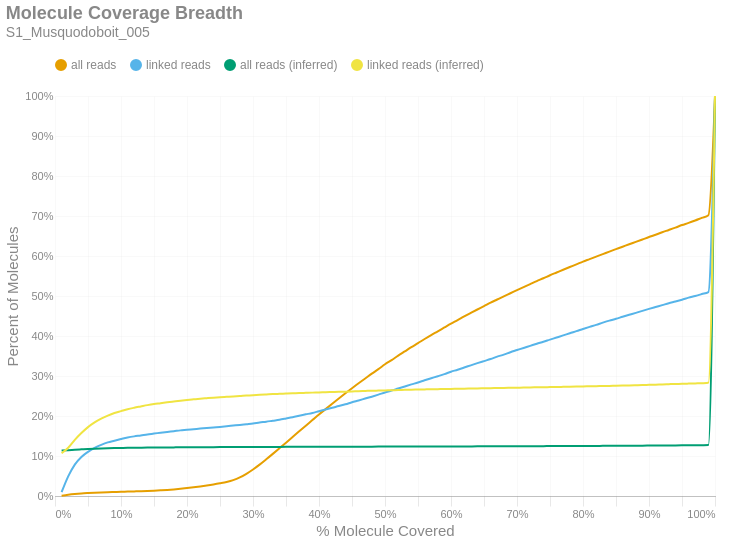

The cell this chart's notebook holds for it:
### Markdown cell above
### Molecule Read Coverage
This chart shows molecule coverage breadth as computed by the number of bases aligned to that molecule. In other words, "*how much of each unique long molecule is actually sequenced/aligned?*" Keep in mind there is a distinction between sequences and alignments, since some sequences belonging to a particular molecule may not align well and wouldn't appear in the alignment data. This chart also shows molecule coverage breadth as computed by the *inferred fragment* from which the aligned sequences originate. Unlike read coverage, this calculation takes into account the total insert size, including unsequenced gaps between the forward and reverse reads. Like the previous figures, these are cumulative percents.

### Code cell
if SKIPLR:
    print_html(f"Skipped")
else:
    binned_df = consolidated_hist(valids['coverage_bp'], mask, 0.01, True)
    binned_df_inf = consolidated_hist(valids['coverage_inserts'], mask, 0.01, True)
    binned_df = binned_df.with_columns(pl.lit(binned_df_inf['all reads (cumsum)']).alias('all reads (inferred)'))
    binned_df = binned_df.with_columns(pl.lit(binned_df_inf['linked reads (cumsum)']).alias('linked reads (inferred)'))
    binned_df = binned_df.with_columns(
        (pl.col('bin').cast(pl.Float64) + 0.01).alias('right_edge')
    )

    with SafeRender(binned_df):
        (
            density_plot(binned_df, 'Molecule Coverage Breadth', samplename, 'molcov', ['all reads (inferred)','linked reads (inferred)'])
            .encode(
                #x=alt.X('bin:Q', title="% Molecule Covered").axis(format = '%').scale(padding=0),
                x=alt.X('right_edge:Q', title="% Molecule Covered").axis(format='%').scale(padding=0),
                y=alt.Y('value:Q', title='Percent of Molecules')
                    .axis(format='%')
                    .stack(False)
                    .scale(domainMin=0, padding=0),
                color=alt.Color("key:N").scale(domain = ["all reads", "linked reads", "all reads (inferred)", "linked reads (inferred)"]),
                tooltip = [
                    alt.Tooltip("key:N", title = "Data Type"),
                    alt.Tooltip("range_label:N", title="% Molecule Covered"),
                    alt.Tooltip("value:Q", format = ".2%", title="% Molecules")
                ]
            )
        ).display()

### Figure 1 — Vega-Lite specification as saved in the notebook (floating-point values rounded to 4 significant figures)
{"width": "container", "height": 400, "config": {"title": {"anchor": "start", "dy": -15, "fontSize": 18, "color": "#888888", "subtitleColor": "#888888", "subtitleFontSize": 14}, "arc": {"fill": "#0072B2"}, "axis": {"domainColor": "#888888", "domainWidth": 0.5, "gridWidth": 0.2, "grid": false, "titleFontWeight": 400, "titleFontSize": 15, "labelFontSize": 11, "labelColor": "#888888", "tickColor": "#888888", "tickWidth": 0.2, "titleColor": "#888888"}, "axisBand": {"grid": false}, "axisX": {"grid": true, "tickSize": 10, "domainCap": "round"}, "axisY": {"domain": false, "grid": true, "tickSize": 0, "domainCap": "round"}, "background": "transparent", "header": {"labelFontSize": 15, "labelColor": "#888888", "titleFontSize": 15, "titleFontWeight": 600, "titleColor": "#888888"}, "legend": {"labelFont": "sans-serif", "labelFontSize": 12, "labelColor": "#888888", "symbolSize": 100, "symbolType": "circle", "titleFontSize": 12, "titlePadding": 10, "titleColor": "#888888", "title": null, "orient": "top"}, "range": {"category": ["#E69F00", "#56B4E9", "#009E73", "#F0E442", "#0072B2", "#D55E00", "#CC79A7", "#000000"], "diverging": ["#cfe8f3", "#a2d4ec", "#73bfe2", "#46abdb", "#1696d2", "#12719e"]}, "area": {"fill": "#0072B2", "fillOpacity": 0.7, "line": true, "strokeOpacity": 0.7}, "line": {"color": "#0072B2", "stroke": "#0072B2", "strokeWidth": 2}, "trail": {"color": "#0072B2", "stroke": "#0072B2", "strokeWidth": 0, "size": 1}, "point": {"filled": true, "fillOpacity": 1.0, "size": 95}, "text": {"color": "#888888", "fontSize": 11, "align": "right", "fontWeight": 400, "size": 11}, "bar": {"fill": "#0072B2", "stroke": null}, "view": {"stroke": null, "continuousWidth": 660, "continuousHeight": 400}}, "data": {"name": "data-de6a83ed82f8833a893dba2e4bc1a585"}, "mark": {"type": "line", "interpolate": "monotone", "point": {"opacity": 0, "size": 275}}, "encoding": {"color": {"field": "key", "scale": {"domain": ["all reads", "linked reads", "all reads (inferred)", "linked reads (inferred)"]}, "type": "nominal"}, "tooltip": [{"field": "key", "title": "Data Type", "type": "nominal"}, {"field": "range_label", "title": "% Molecule Covered", "type": "nominal"}, {"field": "value", "format": ".2%", "title": "% Molecules", "type": "quantitative"}], "x": {"axis": {"format": "%"}, "field": "right_edge", "scale": {"padding": 0}, "title": "% Molecule Covered", "type": "quantitative"}, "y": {"axis": {"format": "%"}, "field": "value", "scale": {"domainMin": 0, "padding": 0}, "stack": false, "title": "Percent of Molecules", "type": "quantitative"}}, "params": [{"name": "param_c36ac31b6afebe62", "select": {"type": "point", "fields": ["key"]}, "bind": "legend"}], "title": {"text": "Molecule Coverage Breadth", "subtitle": "S1_Musquodoboit_005"}, "transform": [{"fold": ["all reads (cumsum)", "linked reads (cumsum)", "all reads (inferred)", "linked reads (inferred)"]}, {"calculate": "replace(datum.key, ' (cumsum)', '')", "as": "key"}, {"filter": {"param": "param_c36ac31b6afebe62"}}], "usermeta": {"embedOptions": {"downloadFileName": "S1_Musquodoboit_005.molcov"}}, "$schema": "https://vega.github.io/schema/vega-lite/v6.1.0.json", "datasets": {"data-de6a83ed82f8833a893dba2e4bc1a585": [{"bin": "0.0", "interval": "0.0-0.01", "all reads": 0.0007296, "linked reads": 0.009415, "all reads (cumsum)": 0.0007296, "linked reads (cumsum)": 0.009415, "range_label": "0.0-0.01", "all reads (inferred)": 0.1137, "linked reads (inferred)": 0.1069, "right_edge": 0.01}, {"bin": "0.01", "interval": "0.01-0.02", "all reads": 0.00248, "linked reads": 0.03966, "all reads (cumsum)": 0.00321, "linked reads (cumsum)": 0.04907, "range_label": "0.01-0.02", "all reads (inferred)": 0.1146, "linked reads (inferred)": 0.1207, "right_edge": 0.02}, {"bin": "0.02", "interval": "0.02-0.03", "all reads": 0.001873, "linked reads": 0.02951, "all reads (cumsum)": 0.005083, "linked reads (cumsum)": 0.07858, "range_label": "0.02-0.03", "all reads (inferred)": 0.1157, "linked reads (inferred)": 0.1404, "right_edge": 0.03}, {"bin": "0.03", "interval": "0.03-0.04", "all reads": 0.001383, "linked reads": 0.01906, "all reads (cumsum)": 0.006465, "linked reads (cumsum)": 0.09764, "range_label": "0.03-0.04", "all reads (inferred)": 0.1167, "linked reads (inferred)": 0.1573, "right_edge": 0.04}, {"bin": "0.04", "interval": "0.04-0.05", "all reads": 0.0009543, "linked reads": 0.01284, "all reads (cumsum)": 0.00742, "linked reads (cumsum)": 0.1105, "range_label": "0.04-0.05", "all reads (inferred)": 0.1177, "linked reads (inferred)": 0.1722, "right_edge": 0.05}, {"bin": "0.05", "interval": "0.05-0.06", "all reads": 0.0007803, "linked reads": 0.009757, "all reads (cumsum)": 0.0082, "linked reads (cumsum)": 0.1202, "range_label": "0.05-0.06", "all reads (inferred)": 0.1184, "linked reads (inferred)": 0.184, "right_edge": 0.06}, {"bin": "0.06", "interval": "0.06-0.07", "all reads": 0.0006441, "linked reads": 0.007597, "all reads (cumsum)": 0.008844, "linked reads (cumsum)": 0.1278, "range_label": "0.06-0.07", "all reads (inferred)": 0.119, "linked reads (inferred)": 0.1933, "right_edge": 0.07}, {"bin": "0.07", "interval": "0.07-0.08", "all reads": 0.0005845, "linked reads": 0.006211, "all reads (cumsum)": 0.009429, "linked reads (cumsum)": 0.134, "range_label": "0.07-0.08", "all reads (inferred)": 0.1194, "linked reads (inferred)": 0.2011, "right_edge": 0.08}, {"bin": "0.08", "interval": "0.08-0.09", "all reads": 0.000495, "linked reads": 0.004212, "all reads (cumsum)": 0.009924, "linked reads (cumsum)": 0.1383, "range_label": "0.08-0.09", "all reads (inferred)": 0.1198, "linked reads (inferred)": 0.2075, "right_edge": 0.09}, {"bin": "0.09", "interval": "0.09-0.1", "all reads": 0.000494, "linked reads": 0.004104, "all reads (cumsum)": 0.01042, "linked reads (cumsum)": 0.1424, "range_label": "0.09-0.1", "all reads (inferred)": 0.1201, "linked reads (inferred)": 0.2123, "right_edge": 0.1}, {"bin": "0.1", "interval": "0.1-0.11", "all reads": 0.0005487, "linked reads": 0.003798, "all reads (cumsum)": 0.01097, "linked reads (cumsum)": 0.1462, "range_label": "0.1-0.11", "all reads (inferred)": 0.1204, "linked reads (inferred)": 0.217, "right_edge": 0.11}, {"bin": "0.11", "interval": "0.11-0.12", "all reads": 0.0005149, "linked reads": 0.002934, "all reads (cumsum)": 0.01148, "linked reads (cumsum)": 0.1491, "range_label": "0.11-0.12", "all reads (inferred)": 0.1206, "linked reads (inferred)": 0.2207, "right_edge": 0.12}, {"bin": "0.12", "interval": "0.12-0.13", "all reads": 0.0005219, "linked reads": 0.002322, "all reads (cumsum)": 0.012, "linked reads (cumsum)": 0.1514, "range_label": "0.12-0.13", "all reads (inferred)": 0.1208, "linked reads (inferred)": 0.2239, "right_edge": 0.13}, {"bin": "0.13", "interval": "0.13-0.14", "all reads": 0.0005726, "linked reads": 0.00261, "all reads (cumsum)": 0.01258, "linked reads (cumsum)": 0.154, "range_label": "0.13-0.14", "all reads (inferred)": 0.121, "linked reads (inferred)": 0.2272, "right_edge": 0.14}, {"bin": "0.14", "interval": "0.14-0.15", "all reads": 0.0006849, "linked reads": 0.002034, "all reads (cumsum)": 0.01326, "linked reads (cumsum)": 0.1561, "range_label": "0.14-0.15", "all reads (inferred)": 0.1212, "linked reads (inferred)": 0.2299, "right_edge": 0.15}, {"bin": "0.15", "interval": "0.15-0.16", "all reads": 0.0009066, "linked reads": 0.002178, "all reads (cumsum)": 0.01417, "linked reads (cumsum)": 0.1582, "range_label": "0.15-0.16", "all reads (inferred)": 0.1213, "linked reads (inferred)": 0.232, "right_edge": 0.16}, {"bin": "0.16", "interval": "0.16-0.17", "all reads": 0.001021, "linked reads": 0.002052, "all reads (cumsum)": 0.01519, "linked reads (cumsum)": 0.1603, "range_label": "0.16-0.17", "all reads (inferred)": 0.1214, "linked reads (inferred)": 0.2343, "right_edge": 0.17}, {"bin": "0.17", "interval": "0.17-0.18", "all reads": 0.001313, "linked reads": 0.0018, "all reads (cumsum)": 0.0165, "linked reads (cumsum)": 0.1621, "range_label": "0.17-0.18", "all reads (inferred)": 0.1215, "linked reads (inferred)": 0.2363, "right_edge": 0.18}, {"bin": "0.18", "interval": "0.18-0.19", "all reads": 0.001578, "linked reads": 0.00198, "all reads (cumsum)": 0.01808, "linked reads (cumsum)": 0.1641, "range_label": "0.18-0.19", "all reads (inferred)": 0.1217, "linked reads (inferred)": 0.2383, "right_edge": 0.19}, {"bin": "0.19", "interval": "0.19-0.2", "all reads": 0.001719, "linked reads": 0.001368, "all reads (cumsum)": 0.0198, "linked reads (cumsum)": 0.1654, "range_label": "0.19-0.2", "all reads (inferred)": 0.1218, "linked reads (inferred)": 0.2401, "right_edge": 0.2}, {"bin": "0.2", "interval": "0.2-0.21", "all reads": 0.001889, "linked reads": 0.001548, "all reads (cumsum)": 0.02169, "linked reads (cumsum)": 0.167, "range_label": "0.2-0.21", "all reads (inferred)": 0.1219, "linked reads (inferred)": 0.2417, "right_edge": 0.21}, {"bin": "0.21", "interval": "0.21-0.22", "all reads": 0.002165, "linked reads": 0.001476, "all reads (cumsum)": 0.02385, "linked reads (cumsum)": 0.1685, "range_label": "0.21-0.22", "all reads (inferred)": 0.122, "linked reads (inferred)": 0.2433, "right_edge": 0.22}, {"bin": "0.22", "interval": "0.22-0.23", "all reads": 0.002343, "linked reads": 0.001602, "all reads (cumsum)": 0.02619, "linked reads (cumsum)": 0.1701, "range_label": "0.22-0.23", "all reads (inferred)": 0.122, "linked reads (inferred)": 0.2445, "right_edge": 0.23}, {"bin": "0.23", "interval": "0.23-0.24", "all reads": 0.002622, "linked reads": 0.001404, "all reads (cumsum)": 0.02882, "linked reads (cumsum)": 0.1715, "range_label": "0.23-0.24", "all reads (inferred)": 0.1221, "linked reads (inferred)": 0.2458, "right_edge": 0.24}, {"bin": "0.24", "interval": "0.24-0.25", "all reads": 0.002958, "linked reads": 0.001296, "all reads (cumsum)": 0.03177, "linked reads (cumsum)": 0.1728, "range_label": "0.24-0.25", "all reads (inferred)": 0.1222, "linked reads (inferred)": 0.2469, "right_edge": 0.25}, {"bin": "0.25", "interval": "0.25-0.26", "all reads": 0.003323, "linked reads": 0.001548, "all reads (cumsum)": 0.0351, "linked reads (cumsum)": 0.1743, "range_label": "0.25-0.26", "all reads (inferred)": 0.1223, "linked reads (inferred)": 0.2479, "right_edge": 0.26}, {"bin": "0.26", "interval": "0.26-0.27", "all reads": 0.004562, "linked reads": 0.001674, "all reads (cumsum)": 0.03966, "linked reads (cumsum)": 0.176, "range_label": "0.26-0.27", "all reads (inferred)": 0.1223, "linked reads (inferred)": 0.2488, "right_edge": 0.27}, {"bin": "0.27", "interval": "0.27-0.28", "all reads": 0.006709, "linked reads": 0.001656, "all reads (cumsum)": 0.04637, "linked reads (cumsum)": 0.1776, "range_label": "0.27-0.28", "all reads (inferred)": 0.1224, "linked reads (inferred)": 0.2499, "right_edge": 0.28}, {"bin": "0.28", "interval": "0.28-0.29", "all reads": 0.009092, "linked reads": 0.001836, "all reads (cumsum)": 0.05546, "linked reads (cumsum)": 0.1795, "range_label": "0.28-0.29", "all reads (inferred)": 0.1225, "linked reads (inferred)": 0.2512, "right_edge": 0.29}, {"bin": "0.29", "interval": "0.29-0.3", "all reads": 0.01086, "linked reads": 0.0018, "all reads (cumsum)": 0.06632, "linked reads (cumsum)": 0.1813, "range_label": "0.29-0.3", "all reads (inferred)": 0.1225, "linked reads (inferred)": 0.2521, "right_edge": 0.3}, {"bin": "0.3", "interval": "0.3-0.31", "all reads": 0.01216, "linked reads": 0.002448, "all reads (cumsum)": 0.07848, "linked reads (cumsum)": 0.1837, "range_label": "0.3-0.31", "all reads (inferred)": 0.1226, "linked reads (inferred)": 0.2528, "right_edge": 0.31}, {"bin": "0.31", "interval": "0.31-0.32", "all reads": 0.01318, "linked reads": 0.002052, "all reads (cumsum)": 0.09166, "linked reads (cumsum)": 0.1858, "range_label": "0.31-0.32", "all reads (inferred)": 0.1227, "linked reads (inferred)": 0.2537, "right_edge": 0.32}, {"bin": "0.32", "interval": "0.32-0.33", "all reads": 0.01364, "linked reads": 0.002394, "all reads (cumsum)": 0.1053, "linked reads (cumsum)": 0.1882, "range_label": "0.32-0.33", "all reads (inferred)": 0.1227, "linked reads (inferred)": 0.2547, "right_edge": 0.33}, {"bin": "0.33", "interval": "0.33-0.34", "all reads": 0.01388, "linked reads": 0.002304, "all reads (cumsum)": 0.1192, "linked reads (cumsum)": 0.1905, "range_label": "0.33-0.34", "all reads (inferred)": 0.1228, "linked reads (inferred)": 0.2554, "right_edge": 0.34}, {"bin": "0.34", "interval": "0.34-0.35", "all reads": 0.014, "linked reads": 0.003222, "all reads (cumsum)": 0.1332, "linked reads (cumsum)": 0.1937, "range_label": "0.34-0.35", "all reads (inferred)": 0.1228, "linked reads (inferred)": 0.256, "right_edge": 0.35}, {"bin": "0.35", "interval": "0.35-0.36", "all reads": 0.01426, "linked reads": 0.00342, "all reads (cumsum)": 0.1474, "linked reads (cumsum)": 0.1971, "range_label": "0.35-0.36", "all reads (inferred)": 0.1229, "linked reads (inferred)": 0.2566, "right_edge": 0.36}, {"bin": "0.36", "interval": "0.36-0.37", "all reads": 0.01436, "linked reads": 0.003438, "all reads (cumsum)": 0.1618, "linked reads (cumsum)": 0.2006, "range_label": "0.36-0.37", "all reads (inferred)": 0.1229, "linked reads (inferred)": 0.2573, "right_edge": 0.37}, {"bin": "0.37", "interval": "0.37-0.38", "all reads": 0.01409, "linked reads": 0.003564, "all reads (cumsum)": 0.1759, "linked reads (cumsum)": 0.2041, "range_label": "0.37-0.38", "all reads (inferred)": 0.123, "linked reads (inferred)": 0.2579, "right_edge": 0.38}, {"bin": "0.38", "interval": "0.38-0.39", "all reads": 0.01386, "linked reads": 0.003474, "all reads (cumsum)": 0.1897, "linked reads (cumsum)": 0.2076, "range_label": "0.38-0.39", "all reads (inferred)": 0.123, "linked reads (inferred)": 0.2584, "right_edge": 0.39}, {"bin": "0.39", "interval": "0.39-0.4", "all reads": 0.01411, "linked reads": 0.004447, "all reads (cumsum)": 0.2039, "linked reads (cumsum)": 0.212, "range_label": "0.39-0.4", "all reads (inferred)": 0.123, "linked reads (inferred)": 0.2589, "right_edge": 0.4}, {"bin": "0.4", "interval": "0.4-0.41", "all reads": 0.01334, "linked reads": 0.004267, "all reads (cumsum)": 0.2172, "linked reads (cumsum)": 0.2163, "range_label": "0.4-0.41", "all reads (inferred)": 0.1231, "linked reads (inferred)": 0.2595, "right_edge": 0.41}, {"bin": "0.41", "interval": "0.41-0.42", "all reads": 0.01334, "linked reads": 0.004375, "all reads (cumsum)": 0.2305, "linked reads (cumsum)": 0.2207, "range_label": "0.41-0.42", "all reads (inferred)": 0.1231, "linked reads (inferred)": 0.26, "right_edge": 0.42}, {"bin": "0.42", "interval": "0.42-0.43", "all reads": 0.01333, "linked reads": 0.004086, "all reads (cumsum)": 0.2439, "linked reads (cumsum)": 0.2248, "range_label": "0.42-0.43", "all reads (inferred)": 0.1232, "linked reads (inferred)": 0.2605, "right_edge": 0.43}, {"bin": "0.43", "interval": "0.43-0.44", "all reads": 0.01296, "linked reads": 0.004411, "all reads (cumsum)": 0.2568, "linked reads (cumsum)": 0.2292, "range_label": "0.43-0.44", "all reads (inferred)": 0.1232, "linked reads (inferred)": 0.2609, "right_edge": 0.44}, {"bin": "0.44", "interval": "0.44-0.45", "all reads": 0.01271, "linked reads": 0.005023, "all reads (cumsum)": 0.2695, "linked reads (cumsum)": 0.2342, "range_label": "0.44-0.45", "all reads (inferred)": 0.1233, "linked reads (inferred)": 0.2614, "right_edge": 0.45}, {"bin": "0.45", "interval": "0.45-0.46", "all reads": 0.01242, "linked reads": 0.004627, "all reads (cumsum)": 0.282, "linked reads (cumsum)": 0.2388, "range_label": "0.45-0.46", "all reads (inferred)": 0.1233, "linked reads (inferred)": 0.2621, "right_edge": 0.46}, {"bin": "0.46", "interval": "0.46-0.47", "all reads": 0.01191, "linked reads": 0.004789, "all reads (cumsum)": 0.2939, "linked reads (cumsum)": 0.2436, "range_label": "0.46-0.47", "all reads (inferred)": 0.1234, "linked reads (inferred)": 0.2626, "right_edge": 0.47}, {"bin": "0.47", "interval": "0.47-0.48", "all reads": 0.01197, "linked reads": 0.004717, "all reads (cumsum)": 0.3058, "linked reads (cumsum)": 0.2483, "range_label": "0.47-0.48", "all reads (inferred)": 0.1234, "linked reads (inferred)": 0.2632, "right_edge": 0.48}, {"bin": "0.48", "interval": "0.48-0.49", "all reads": 0.01123, "linked reads": 0.005041, "all reads (cumsum)": 0.3171, "linked reads (cumsum)": 0.2534, "range_label": "0.48-0.49", "all reads (inferred)": 0.1234, "linked reads (inferred)": 0.2636, "right_edge": 0.49}, {"bin": "0.49", "interval": "0.49-0.5", "all reads": 0.01234, "linked reads": 0.005311, "all reads (cumsum)": 0.3294, "linked reads (cumsum)": 0.2587, "range_label": "0.49-0.5", "all reads (inferred)": 0.1235, "linked reads (inferred)": 0.264, "right_edge": 0.5}, {"bin": "0.5", "interval": "0.5-0.51", "all reads": 0.01018, "linked reads": 0.004861, "all reads (cumsum)": 0.3396, "linked reads (cumsum)": 0.2636, "range_label": "0.5-0.51", "all reads (inferred)": 0.1235, "linked reads (inferred)": 0.2645, "right_edge": 0.51}, {"bin": "0.51", "interval": "0.51-0.52", "all reads": 0.01129, "linked reads": 0.005257, "all reads (cumsum)": 0.3509, "linked reads (cumsum)": 0.2688, "range_label": "0.51-0.52", "all reads (inferred)": 0.1236, "linked reads (inferred)": 0.2648, "right_edge": 0.52}, {"bin": "0.52", "interval": "0.52-0.53", "all reads": 0.01052, "linked reads": 0.005113, "all reads (cumsum)": 0.3614, "linked reads (cumsum)": 0.2739, "range_label": "0.52-0.53", "all reads (inferred)": 0.1236, "linked reads (inferred)": 0.2654, "right_edge": 0.53}, {"bin": "0.53", "interval": "0.53-0.54", "all reads": 0.01057, "linked reads": 0.005059, "all reads (cumsum)": 0.372, "linked reads (cumsum)": 0.279, "range_label": "0.53-0.54", "all reads (inferred)": 0.1237, "linked reads (inferred)": 0.2657, "right_edge": 0.54}, {"bin": "0.54", "interval": "0.54-0.55", "all reads": 0.01009, "linked reads": 0.004825, "all reads (cumsum)": 0.382, "linked reads (cumsum)": 0.2838, "range_label": "0.54-0.55", "all reads (inferred)": 0.1237, "linked reads (inferred)": 0.2661, "right_edge": 0.55}, {"bin": "0.55", "interval": "0.55-0.56", "all reads": 0.01044, "linked reads": 0.005473, "all reads (cumsum)": 0.3925, "linked reads (cumsum)": 0.2893, "range_label": "0.55-0.56", "all reads (inferred)": 0.1238, "linked reads (inferred)": 0.2665, "right_edge": 0.56}, {"bin": "0.56", "interval": "0.56-0.57", "all reads": 0.009848, "linked reads": 0.005149, "all reads (cumsum)": 0.4023, "linked reads (cumsum)": 0.2944, "range_label": "0.56-0.57", "all reads (inferred)": 0.1238, "linked reads (inferred)": 0.2669, "right_edge": 0.57}, {"bin": "0.57", "interval": "0.57-0.58", "all reads": 0.009387, "linked reads": 0.005077, "all reads (cumsum)": 0.4117, "linked reads (cumsum)": 0.2995, "range_label": "0.57-0.58", "all reads (inferred)": 0.1238, "linked reads (inferred)": 0.2672, "right_edge": 0.58}, {"bin": "0.58", "interval": "0.58-0.59", "all reads": 0.009583, "linked reads": 0.005293, "all reads (cumsum)": 0.4213, "linked reads (cumsum)": 0.3048, "range_label": "0.58-0.59", "all reads (inferred)": 0.1239, "linked reads (inferred)": 0.2675, "right_edge": 0.59}, {"bin": "0.59", "interval": "0.59-0.6", "all reads": 0.009525, "linked reads": 0.005959, "all reads (cumsum)": 0.4308, "linked reads (cumsum)": 0.3108, "range_label": "0.59-0.6", "all reads (inferred)": 0.1239, "linked reads (inferred)": 0.2677, "right_edge": 0.6}, {"bin": "0.6", "interval": "0.6-0.61", "all reads": 0.00893, "linked reads": 0.004897, "all reads (cumsum)": 0.4398, "linked reads (cumsum)": 0.3156, "range_label": "0.6-0.61", "all reads (inferred)": 0.124, "linked reads (inferred)": 0.268, "right_edge": 0.61}, {"bin": "0.61", "interval": "0.61-0.62", "all reads": 0.009232, "linked reads": 0.005599, "all reads (cumsum)": 0.449, "linked reads (cumsum)": 0.3212, "range_label": "0.61-0.62", "all reads (inferred)": 0.124, "linked reads (inferred)": 0.2682, "right_edge": 0.62}, {"bin": "0.62", "interval": "0.62-0.63", "all reads": 0.008741, "linked reads": 0.005347, "all reads (cumsum)": 0.4577, "linked reads (cumsum)": 0.3266, "range_label": "0.62-0.63", "all reads (inferred)": 0.1241, "linked reads (inferred)": 0.2686, "right_edge": 0.63}, {"bin": "0.63", "interval": "0.63-0.64", "all reads": 0.008549, "linked reads": 0.005473, "all reads (cumsum)": 0.4663, "linked reads (cumsum)": 0.3321, "range_label": "0.63-0.64", "all reads (inferred)": 0.1241, "linked reads (inferred)": 0.269, "right_edge": 0.64}, {"bin": "0.64", "interval": "0.64-0.65", "all reads": 0.008376, "linked reads": 0.005185, "all reads (cumsum)": 0.4747, "linked reads (cumsum)": 0.3373, "range_label": "0.64-0.65", "all reads (inferred)": 0.1242, "linked reads (inferred)": 0.2693, "right_edge": 0.65}, {"bin": "0.65", "interval": "0.65-0.66", "all reads": 0.008581, "linked reads": 0.005095, "all reads (cumsum)": 0.4832, "linked reads (cumsum)": 0.3423, "range_label": "0.65-0.66", "all reads (inferred)": 0.1242, "linked reads (inferred)": 0.2696, "right_edge": 0.66}, {"bin": "0.66", "interval": "0.66-0.67", "all reads": 0.008003, "linked reads": 0.006121, "all reads (cumsum)": 0.4912, "linked reads (cumsum)": 0.3485, "range_label": "0.66-0.67", "all reads (inferred)": 0.1243, "linked reads (inferred)": 0.27, "right_edge": 0.67}, {"bin": "0.67", "interval": "0.67-0.68", "all reads": 0.00798, "linked reads": 0.004987, "all reads (cumsum)": 0.4992, "linked reads (cumsum)": 0.3535, "range_label": "0.67-0.68", "all reads (inferred)": 0.1243, "linked reads (inferred)": 0.2703, "right_edge": 0.68}, {"bin": "0.68", "interval": "0.68-0.69", "all reads": 0.007724, "linked reads": 0.006049, "all reads (cumsum)": 0.5069, "linked reads (cumsum)": 0.3595, "range_label": "0.68-0.69", "all reads (inferred)": 0.1244, "linked reads (inferred)": 0.2705, "right_edge": 0.69}, {"bin": "0.69", "interval": "0.69-0.7", "all reads": 0.007845, "linked reads": 0.005311, "all reads (cumsum)": 0.5148, "linked reads (cumsum)": 0.3648, "range_label": "0.69-0.7", "all reads (inferred)": 0.1244, "linked reads (inferred)": 0.2708, "right_edge": 0.7}, {"bin": "0.7", "interval": "0.7-0.71", "all reads": 0.007527, "linked reads": 0.005347, "all reads (cumsum)": 0.5223, "linked reads (cumsum)": 0.3702, "range_label": "0.7-0.71", "all reads (inferred)": 0.1245, "linked reads (inferred)": 0.271, "right_edge": 0.71}, {"bin": "0.71", "interval": "0.71-0.72", "all reads": 0.007526, "linked reads": 0.005257, "all reads (cumsum)": 0.5298, "linked reads (cumsum)": 0.3754, "range_label": "0.71-0.72", "all reads (inferred)": 0.1245, "linked reads (inferred)": 0.2714, "right_edge": 0.72}, {"bin": "0.72", "interval": "0.72-0.73", "all reads": 0.0075, "linked reads": 0.005293, "all reads (cumsum)": 0.5373, "linked reads (cumsum)": 0.3807, "range_label": "0.72-0.73", "all reads (inferred)": 0.1246, "linked reads (inferred)": 0.2717, "right_edge": 0.73}, {"bin": "0.73", "interval": "0.73-0.74", "all reads": 0.007027, "linked reads": 0.004987, "all reads (cumsum)": 0.5444, "linked reads (cumsum)": 0.3857, "range_label": "0.73-0.74", "all reads (inferred)": 0.1247, "linked reads (inferred)": 0.272, "right_edge": 0.74}, {"bin": "0.74", "interval": "0.74-0.75", "all reads": 0.007541, "linked reads": 0.005329, "all reads (cumsum)": 0.5519, "linked reads (cumsum)": 0.391, "range_label": "0.74-0.75", "all reads (inferred)": 0.1247, "linked reads (inferred)": 0.2723, "right_edge": 0.75}, {"bin": "0.75", "interval": "0.75-0.76", "all reads": 0.0069, "linked reads": 0.005203, "all reads (cumsum)": 0.5588, "linked reads (cumsum)": 0.3962, "range_label": "0.75-0.76", "all reads (inferred)": 0.1248, "linked reads (inferred)": 0.2725, "right_edge": 0.76}, {"bin": "0.76", "interval": "0.76-0.77", "all reads": 0.006898, "linked reads": 0.005239, "all reads (cumsum)": 0.5657, "linked reads (cumsum)": 0.4015, "range_label": "0.76-0.77", "all reads (inferred)": 0.1249, "linked reads (inferred)": 0.2729, "right_edge": 0.77}, {"bin": "0.77", "interval": "0.77-0.78", "all reads": 0.006785, "linked reads": 0.005491, "all reads (cumsum)": 0.5725, "linked reads (cumsum)": 0.407, "range_label": "0.77-0.78", "all reads (inferred)": 0.125, "linked reads (inferred)": 0.2733, "right_edge": 0.78}, {"bin": "0.78", "interval": "0.78-0.79", "all reads": 0.006649, "linked reads": 0.005167, "all reads (cumsum)": 0.5791, "linked reads (cumsum)": 0.4121, "range_label": "0.78-0.79", "all reads (inferred)": 0.125, "linked reads (inferred)": 0.2737, "right_edge": 0.79}, {"bin": "0.79", "interval": "0.79-0.8", "all reads": 0.006903, "linked reads": 0.005509, "all reads (cumsum)": 0.586, "linked reads (cumsum)": 0.4176, "range_label": "0.79-0.8", "all reads (inferred)": 0.1251, "linked reads (inferred)": 0.2739, "right_edge": 0.8}, {"bin": "0.8", "interval": "0.8-0.81", "all reads": 0.006182, "linked reads": 0.005221, "all reads (cumsum)": 0.5922, "linked reads (cumsum)": 0.4229, "range_label": "0.8-0.81", "all reads (inferred)": 0.1251, "linked reads (inferred)": 0.2743, "right_edge": 0.81}, {"bin": "0.81", "interval": "0.81-0.82", "all reads": 0.006295, "linked reads": 0.005077, "all reads (cumsum)": 0.5985, "linked reads (cumsum)": 0.4279, "range_label": "0.81-0.82", "all reads (inferred)": 0.1252, "linked reads (inferred)": 0.2747, "right_edge": 0.82}, {"bin": "0.82", "interval": "0.82-0.83", "all reads": 0.006195, "linked reads": 0.005419, "all reads (cumsum)": 0.6047, "linked reads (cumsum)": 0.4333, "range_label": "0.82-0.83", "all reads (inferred)": 0.1253, "linked reads (inferred)": 0.2749, "right_edge": 0.83}, {"bin": "0.83", "interval": "0.83-0.84", "all reads": 0.006316, "linked reads": 0.005131, "all reads (cumsum)": 0.611, "linked reads (cumsum)": 0.4385, "range_label": "0.83-0.84", "all reads (inferred)": 0.1254, "linked reads (inferred)": 0.2753, "right_edge": 0.84}, {"bin": "0.84", "interval": "0.84-0.85", "all reads": 0.006078, "linked reads": 0.004591, "all reads (cumsum)": 0.6171, "linked reads (cumsum)": 0.4431, "range_label": "0.84-0.85", "all reads (inferred)": 0.1255, "linked reads (inferred)": 0.2758, "right_edge": 0.85}, {"bin": "0.85", "interval": "0.85-0.86", "all reads": 0.006069, "linked reads": 0.005041, "all reads (cumsum)": 0.6232, "linked reads (cumsum)": 0.4481, "range_label": "0.85-0.86", "all reads (inferred)": 0.1256, "linked reads (inferred)": 0.2763, "right_edge": 0.86}, {"bin": "0.86", "interval": "0.86-0.87", "all reads": 0.006173, "linked reads": 0.004897, "all reads (cumsum)": 0.6294, "linked reads (cumsum)": 0.453, "range_label": "0.86-0.87", "all reads (inferred)": 0.1257, "linked reads (inferred)": 0.2765, "right_edge": 0.87}, {"bin": "0.87", "interval": "0.87-0.88", "all reads": 0.005887, "linked reads": 0.004753, "all reads (cumsum)": 0.6352, "linked reads (cumsum)": 0.4578, "range_label": "0.87-0.88", "all reads (inferred)": 0.1258, "linked reads (inferred)": 0.2769, "right_edge": 0.88}, {"bin": "0.88", "interval": "0.88-0.89", "all reads": 0.006059, "linked reads": 0.005059, "all reads (cumsum)": 0.6413, "linked reads (cumsum)": 0.4628, "range_label": "0.88-0.89", "all reads (inferred)": 0.1259, "linked reads (inferred)": 0.2773, "right_edge": 0.89}, {"bin": "0.89", "interval": "0.89-0.9", "all reads": 0.006105, "linked reads": 0.005005, "all reads (cumsum)": 0.6474, "linked reads (cumsum)": 0.4678, "range_label": "0.89-0.9", "all reads (inferred)": 0.126, "linked reads (inferred)": 0.2778, "right_edge": 0.9}, {"bin": "0.9", "interval": "0.9-0.91", "all reads": 0.005693, "linked reads": 0.004735, "all reads (cumsum)": 0.6531, "linked reads (cumsum)": 0.4726, "range_label": "0.9-0.91", "all reads (inferred)": 0.1261, "linked reads (inferred)": 0.2783, "right_edge": 0.91}, {"bin": "0.91", "interval": "0.91-0.92", "all reads": 0.006328, "linked reads": 0.004681, "all reads (cumsum)": 0.6594, "linked reads (cumsum)": 0.4772, "range_label": "0.91-0.92", "all reads (inferred)": 0.1263, "linked reads (inferred)": 0.279, "right_edge": 0.92}, {"bin": "0.92", "interval": "0.92-0.93", "all reads": 0.005706, "linked reads": 0.004807, "all reads (cumsum)": 0.6651, "linked reads (cumsum)": 0.482, "range_label": "0.92-0.93", "all reads (inferred)": 0.1264, "linked reads (inferred)": 0.2796, "right_edge": 0.93}, {"bin": "0.93", "interval": "0.93-0.94", "all reads": 0.005865, "linked reads": 0.004249, "all reads (cumsum)": 0.671, "linked reads (cumsum)": 0.4863, "range_label": "0.93-0.94", "all reads (inferred)": 0.1265, "linked reads (inferred)": 0.2801, "right_edge": 0.94}, {"bin": "0.94", "interval": "0.94-0.95", "all reads": 0.006371, "linked reads": 0.004519, "all reads (cumsum)": 0.6774, "linked reads (cumsum)": 0.4908, "range_label": "0.94-0.95", "all reads (inferred)": 0.1267, "linked reads (inferred)": 0.2804, "right_edge": 0.95}, {"bin": "0.95", "interval": "0.95-0.96", "all reads": 0.005339, "linked reads": 0.005041, "all reads (cumsum)": 0.6827, "linked reads (cumsum)": 0.4959, "range_label": "0.95-0.96", "all reads (inferred)": 0.1268, "linked reads (inferred)": 0.2809, "right_edge": 0.96}, {"bin": "0.96", "interval": "0.96-0.97", "all reads": 0.006084, "linked reads": 0.004212, "all reads (cumsum)": 0.6888, "linked reads (cumsum)": 0.5001, "range_label": "0.96-0.97", "all reads (inferred)": 0.127, "linked reads (inferred)": 0.2815, "right_edge": 0.97}, {"bin": "0.97", "interval": "0.97-0.98", "all reads": 0.006599, "linked reads": 0.004753, "all reads (cumsum)": 0.6954, "linked reads (cumsum)": 0.5048, "range_label": "0.97-0.98", "all reads (inferred)": 0.1271, "linked reads (inferred)": 0.282, "right_edge": 0.98}, {"bin": "0.98", "interval": "0.98-0.99", "all reads": 0.006366, "linked reads": 0.004951, "all reads (cumsum)": 0.7018, "linked reads (cumsum)": 0.5098, "range_label": "0.98-0.99", "all reads (inferred)": 0.1274, "linked reads (inferred)": 0.283, "right_edge": 0.99}, {"bin": "0.99", "interval": "0.99-1.0", "all reads": 0.2982, "linked reads": 0.4902, "all reads (cumsum)": 1.0, "linked reads (cumsum)": 1.0, "range_label": "0.99-1.0", "all reads (inferred)": 1.0, "linked reads (inferred)": 1.0, "right_edge": 1.0}]}}
